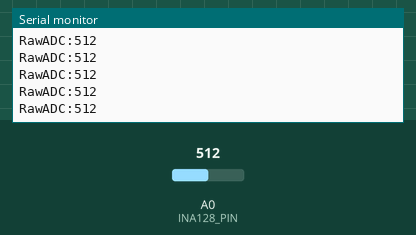
Recording of a sketch running on a simulated Arduino Uno, built with avr-gcc and run on an emulated ATmega328P. Shown: the last lines printed to the serial monitor. The inputs (shaded band) are chosen by the test bench; at power-on: A0 (INA128_PIN) = 512.

Above: at 1.2 s.
1.3 s: A0 (INA128_PIN) set to 716
At 1.35 s:
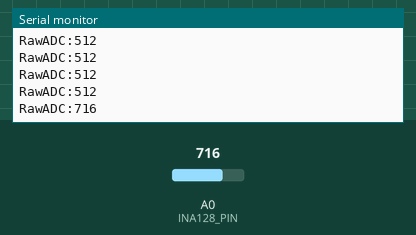
2.8 s: A0 (INA128_PIN) set to 900
At 2.89 s:
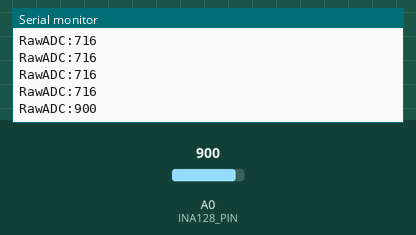
Timing chart, 0 to 5.8 s (numbered marks = the images above; inputs shaded):
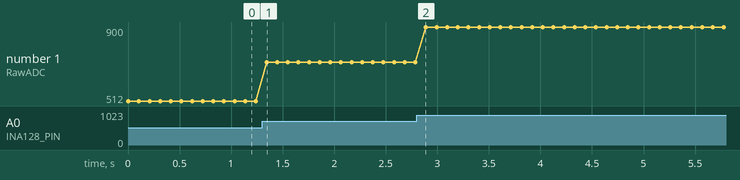

The sketch:

INAMP_strain_gauge.ino
```cpp
const int INA128_PIN = A0;  // Analog input pin connected to the INA128 output
const int SAMPLES = 10;     // Number of samples to average
const int DELAY_MS = 100;   // Delay between readings in milliseconds

// Adjust these based on your specific setup and calibration
const float VREF = 5.0;     // Arduino Uno reference voltage
const float GAIN = 200.0;   // Gain of your INA128 (adjust based on your Rg resistor)

const int OVERSAMPLE = 16;  // Oversample by 16x for 2 extra bits of resolution

// For voltage conversion
const float MAX_ADC = 1023.0; // 10-bit ADC on Arduino Uno

void setup() {
  Serial.begin(115200);
  analogReference(DEFAULT);  // Use default (5V) as analog reference
  Serial.println("INA128 Reading Setup");
}

void loop() {
  int rawValue = getAverageReading();
  long oversampledValue = getOversampledReading();

  // Convert raw ADC value to voltage
  float outputVoltage = (rawValue / MAX_ADC) * VREF;

  // Calculate the input voltage difference (before amplification)
  float inputDifference = outputVoltage / GAIN;

  // Output for Serial Plotter
  Serial.print("RawADC:");
  Serial.print(rawValue);
  Serial.println();

  delay(DELAY_MS);
}

int getAverageReading() {
  long sum = 0;
  for (int i = 0; i < SAMPLES; i++) {
    sum += analogRead(INA128_PIN);
  }
  return sum / SAMPLES;
}

long getOversampledReading() {
  long sum = 0;
  for (int i = 0; i < OVERSAMPLE; i++) {
    sum += analogRead(INA128_PIN);
  }
  return sum >> 2;  // Divide by 4 to get the average and 2 extra bits
}
```

Measured:
- after the input at 1.3 s, the serial monitor: prints a new line at once (image 1)
- after the input at 2.8 s, the serial monitor: prints a new line after 0.09 s (image 2)
- plotted number 1: 512 → 716 after the input at 1.3 s, 716 → 900 after the input at 2.8 s
